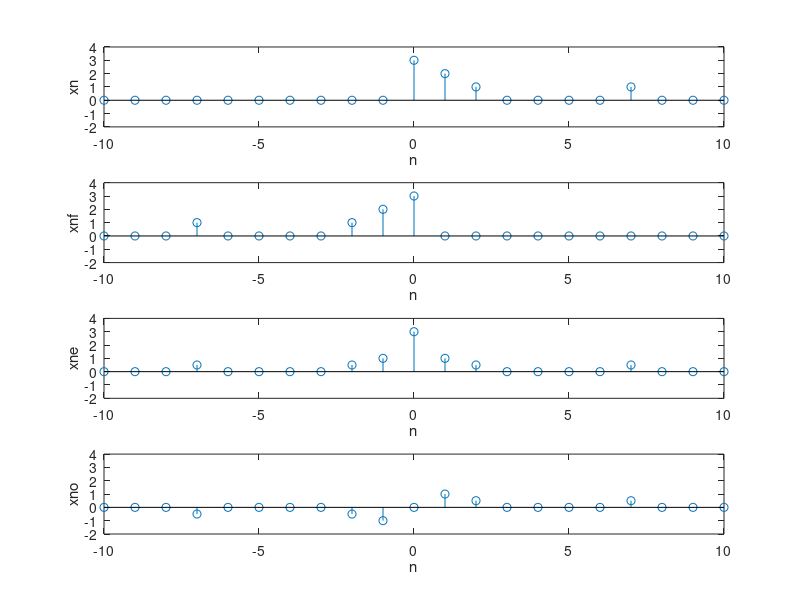

Reproduce this figure in MATLAB.
 n=-10:10;
xn=zeros(1,length(n));
xn(find(n==2))=-1;
xn(find(n==0))=3;
 xn(find(n==1))=2;
 xn(find(n==2))=1;
 xn(find(n==7))=1;
xnf=fliplr(xn);
xne=(xn+xnf)/2;
xno=(xn-xnf)/2;
subplot(411);stem(n,xn);
xlabel('n');ylabel('xn');
axis([-10 10 -2 4 ]);
subplot(412);stem(n,xnf);
xlabel('n');ylabel('xnf');
axis([-10 10 -2 4]);
subplot(413);stem(n,xne);
xlabel('n');ylabel('xne');
axis([-10 10 -2 4]);
subplot(414);stem(n,xno);
xlabel('n');ylabel('xno');
axis([-10 10 -2 4]);